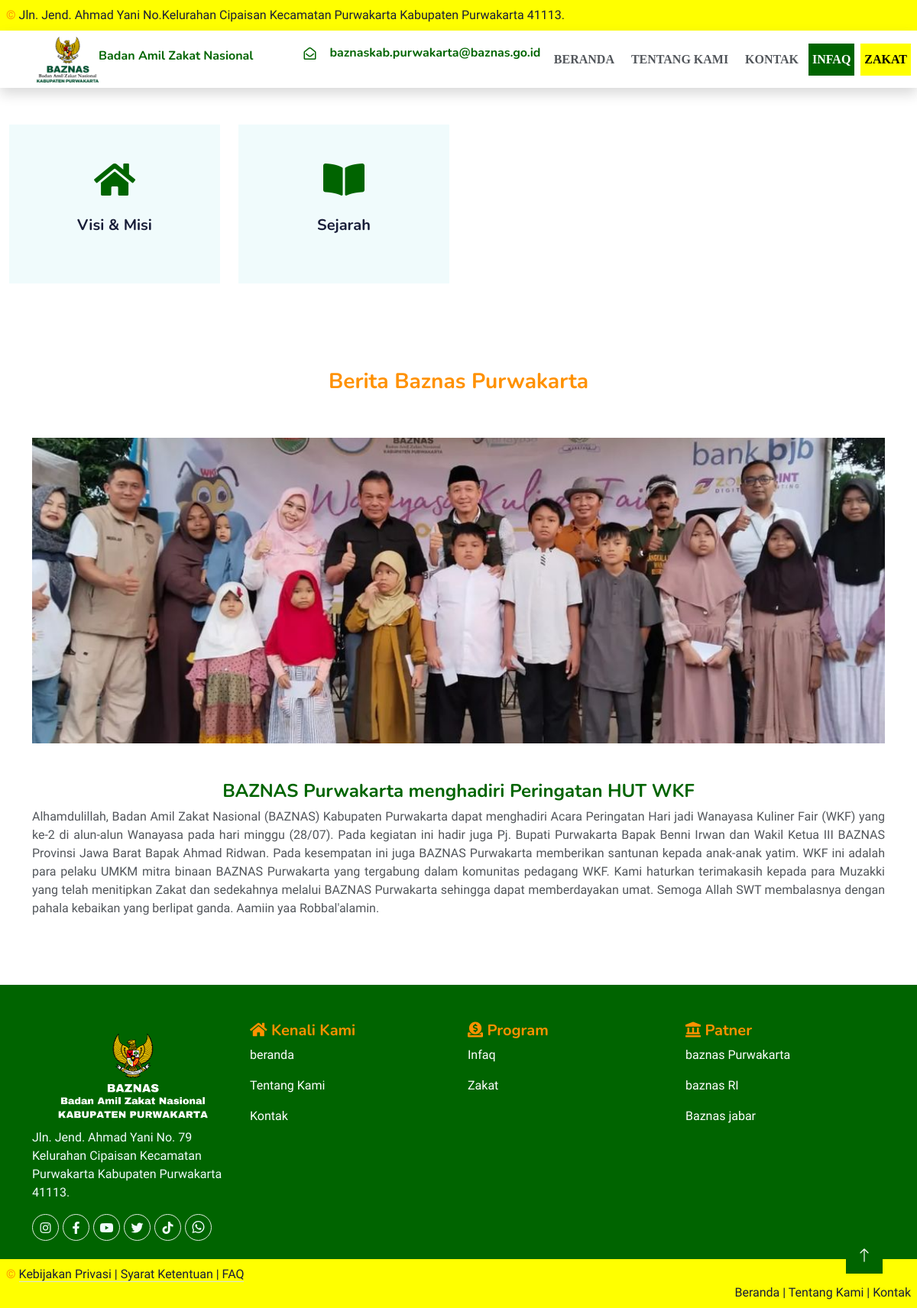
Page /artikel/show/5 on the committed database.
### tables this page shows
CREATE TABLE `berita` (
  `id` int(11) NOT NULL,
  `title` varchar(100) NOT NULL,
  `body` text NOT NULL,
  `image` text NOT NULL,
  `author` varchar(100) NOT NULL,
  `created_at` date NOT NULL DEFAULT current_timestamp(),
  `updated_at` date NOT NULL DEFAULT current_timestamp()
);

### application/controllers/Artikel.php (called while the page is built)
<?php
class Artikel extends CI_Controller
{
    public function show($id)
    {
        $data = [
            "page" => "berita",
            "articel" => $this->db->get_where('berita', ["id" => $id])->row_object()
        ];
        $this->load->view('artikel', $data);
    }
}

### index.php (called while the page is built, shortened)
<?php
require_once BASEPATH.'core/CodeIgniter.php';

### application/views/artikel.php (the view, shortened to what this page needs)
<!DOCTYPE html>
<html lang="en">
<head>
    <link rel="stylesheet" href="https://cdnjs.cloudflare.com/ajax/libs/font-awesome/6.0.0-beta3/css/all.min.css">
    <link href="https://cdnjs.cloudflare.com/ajax/libs/font-awesome/5.10.0/css/all.min.css" rel="stylesheet">
    <link href="https://cdn.jsdelivr.net/npm/bootstrap-icons@1.4.1/font/bootstrap-icons.css" rel="stylesheet">
    <link href="<?php echo base_url('assets') ?>/lib/animate/animate.min.css" rel="stylesheet">
    <link href="<?php echo base_url('assets') ?>/lib/owlcarousel/assets/owl.carousel.min.css" rel="stylesheet">
    <link href="<?php echo base_url('assets') ?>/css/bootstrap.min.css" rel="stylesheet">
    <link href="<?php echo base_url('assets') ?>/css/style.css" rel="stylesheet">
</head>
<body>
    <div class="bg-warning p-2">
        <div class="copyright text-center">
            <div class="col-md-10 text-center text-md-start text-warning mb-3 mb-md-0">
                &copy; <a class=" text-dark" href="kontak">Jln. Jend. Ahmad Yani No.Kelurahan Cipaisan Kecamatan Purwakarta Kabupaten Purwakarta 41113.</a>
            </div>
        </div>
    </div>
    <nav class="navbar navbar-expand-lg bg-white navbar-light shadow sticky-top p-0">
        <a href="beranda" class="navbar-brand d-flex align-items-center px-4 px-lg-5">
            <h2 class="m-0 text-success">
                <img src="<?php echo base_url('assets') ?>/img/logobadnas.png" alt="" height="60px">
                <h6 class="text-success">Badan Amil Zakat Nasional</h6>
            </h2>
        </a>
        <div class="d-flex align-items-center mb-3">
            <div class="d-flex align-items-center justify-content-center flex-shrink-0" style="width: 20px; height: 20px;">
                <i class="far fa-envelope-open text-success"></i>
            </div>
            <div class="ms-3">
                <h6 class="text-success">baznaskab.purwakarta@baznas.go.id</h6>
            </div>
        </div>
        <div class="collapse navbar-collapse " id="navbarCollapse">
            <div class="navbar-nav ms-auto p-0 p-lg-2">
                <button type="button" class="btn btn-black  py-2 px-1" onclick="location.href='<?php echo base_url('beranda') ?>'">BERANDA</button>
                <button type="button" class="btn btn-black  py-2 px-2" onclick="location.href='<?php echo base_url('tentang_kami') ?>'">TENTANG KAMI</button>
                <button type="button" class="btn btn-black  py-2 px-1" onclick="location.href='<?php echo base_url('kontak') ?>'">KONTAK</button>
                <button type="button" class="btn btn-success py-2 px-1" onclick="location.href='<?php echo base_url('infaq') ?>'">INFAQ</button>
                <button type="button" class="btn btn-warning py-2 px-1" onclick="location.href='<?php echo base_url('zakat') ?>'">ZAKAT</button>
            </div>
        </div>
    </nav>
    <div class="container-xxl py-5">
        <div class="row g-4">
            <div class="col-lg-3 col-sm-6 wow fadeInUp" data-wow-delay="0.5s">
                <div class="service-item text-center pt-3">
                    <div class="p-4">
                        <a href="<?php echo base_url('visimisi') ?>" class="nav-item nav-link">
                            <i class="fa fa-3x fa-home text-success mb-4"></i>
                            <h5 class="mb-3">Visi & Misi</h5>
                    </div>
                </div>
            </div>
            <div class="col-lg-3 col-sm-6 wow fadeInUp" data-wow-delay="0.5s">
                <div class="service-item text-center pt-3">
                    <div class="p-4">
                        <a href="<?php echo base_url('sejarah') ?>" class="nav-item nav-link">
                            <i class="fa fa-3x fa-book-open text-success mb-4"></i>
                            <h5 class="mb-3">Sejarah</h5>
                    </div>
                </div>
            </div>
        </div>
    </div>
    <div class="container-xxl py-5">
        <div class="container">
            <div class="row g-5">
                <h3 class="text-warning text-center text-bold px-3">Berita Baznas Purwakarta</h3>
                <div class="" data-wow-delay="0.1s" style="min-height: 400px;">
                    <div class="position-relative h-100">
                        <img class="img-fluid position-absolute w-100 h-100" src="<?php echo base_url('assets/upload/berita/')  . $articel->image ?>" alt="" style="object-fit: cover;">
                    </div>
                </div>
                <div class="" data-wow-delay="0.3s">
                    <h4 class="text-justify text-bold text-success text-center"><?= $articel->title ?></h4>
                    <p style="text-align: justify;">
                        <?= $articel->body ?>
                    </p>
                </div>
            </div>
        </div>
    </div>
    <div class="container-fluid bg-success text-light footer pt-4 mt-4 wow fadeIn" data-wow-delay="0.1s">
        <div class="container py-4">
            <div class="row g-4">
                <div class="col-lg-3 col-md-6">
                    <h2 class="m-0 text-primary">
                        <img src="<?php echo base_url('assets') ?>/img/logof.png" alt="" height="140px">
                    </h2>
                    <p>Jln. Jend. Ahmad Yani No. 79
                        Kelurahan Cipaisan
                        Kecamatan Purwakarta
                        Kabupaten Purwakarta 41113.</p>
                    <div class="d-flex ">
                        <a class="btn btn-outline-light btn-social" href="https://www.instagram.com/baznas.purwakarta/" target="_blank"><i class="fab fa-instagram"></i></a>
                        <a class="btn btn-outline-light btn-social" href="https://web.facebook.com/baznaskabpurwakarta" target="_blank"><i class="fab fa-facebook-f"></i></a>
                        <a class="btn btn-outline-light btn-social" href="https://www.youtube.com/results?sp=mAEB&search_query=baznas+purwakarta" target="_blank"><i class="fab fa-youtube"></i></a>
                        <a class="btn btn-outline-light btn-social" href="https://x.com/baznaspwk" target="_blank"><i class="fab fa-twitter"></i></a>
                        <a class="btn btn-outline-light btn-social" href="https://www.tiktok.com/@baznas.purwakarta" target="_blank"><i class="fab fa-tiktok"></i></a>
                        <a class="btn btn-outline-light btn-social" href="https://api.whatsapp.com/send?phone=6287834714671&text=Assalamu%27alaikum%20Baznas%20Purwakarta..%0D%0Asaya%20mau%20dijemput%20zakatnya%20di%20alamat%20..." target="_blank"" target=" _blank"><i class="bi bi-whatsapp"></i></a>
                    </div>
                </div>
                <div class="col-lg-3 col-md-6">
                    <h5 class="text-warning">
                        <i class="fas fa-home text-warning">
                        </i>
                        Kenali Kami
                    </h5>
                    <a href="beranda">
                        <p class="text-white">beranda</p>
                    </a>
                    <a href="tentang_kami">
                        <p class="text-white">Tentang Kami</p>
                    </a>
                    <a href="kontak">
                        <p class="text-white">Kontak</p>
                    </a>
                </div>
                <div class="col-lg-3 col-md-6">
                    <h5 class="text-warning">
                        <i class="fas fa-donate text-warning">
                        </i>
                        Program
                    </h5>
                    <a href="infaq">
                        <p class="text-white">Infaq</p>
                    </a>
                    <a href="zakat">
                        <p class="text-white">Zakat</p>
                    </a>
                </div>
                <div class="col-lg-3 col-md-6">
                    <h5 class="text-warning">
                        <i class="fas fa-landmark text-warning">
                        </i>
                        Patner
                    </h5>
                    <a class="" href="https://purwakartakab.go.id/" target="_blank">
                        <p class="text-white">baznas Purwakarta</p>
                    </a>
                    <a class="" href="https://baznas.go.id/" target="_blank">
                        <p class="text-white">baznas RI</p>
                    </a>
                    <a class="" href="https://www.baznasjabar.org/" target="_blank">
                        <p class="text-white">Baznas jabar </p>
                    </a>
                </div>
            </div>
        </div>
    </div>
    <div class="bg-warning p-2">
        <div class="copyright">
            <div class="col-md-10 text-center text-md-start text-warning mb-3 mb-md-0">
                &copy; <a class="border-bottom text-dark" href="kontak">Kebijakan Privasi | Syarat Ketentuan | FAQ</a>
            </div>
            <div class="row">
                <div class="col-md-3text-center text-md-end">
                    <div class="footer-menu text-dark ">
                        <a class="text-dark" href="<?php echo base_url('beranda') ?>">Beranda |</a>
                        <a class="text-dark" href="<?php echo base_url('tentang_kami') ?>">Tentang Kami |</a>
                        <a class="text-dark" href="<?php echo base_url('Kontak') ?>">Kontak</a>
                    </div>
                </div>
            </div>
        </div>
    </div>
    <a href="#" class="btn btn-lg btn-success btn-lg-square back-to-top"><i class="bi bi-arrow-up"></i></a>
</body>
</html>

### assets/css/style.css (style rules this page uses)
:root { --primary: #428a2fca; --light: #f0fbfc; --dark: #151a14; }
.back-to-top { position: fixed; display: none; right: 45px; bottom: 45px; z-index: 99; }
.btn { font-family: "Times New Roman", Times, serif; font-weight: 600; transition: 0.5s; }
.btn-lg-square { width: 48px; height: 48px; }
.btn-square, .btn-sm-square, .btn-lg-square { padding: 0; display: flex; align-items: center; justify-content: center; font-weight: normal; border-radius: 0px; }
.navbar-light .navbar-brand, .navbar-light a.btn { height: 75px; }
.navbar-light.sticky-top { top: -100px; transition: 0.5s; }
.service-item { background: var(--light); transition: 0.5s; }
.service-item * { transition: 0.5s; }
.footer .btn.btn-social { margin-right: 5px; width: 35px; height: 35px; display: flex; align-items: center; justify-content: center; color: var(--light); font-weight: normal; border: 1px solid hsla(0, 0%, 100%, 0.87); border-radius: 35px; transition: 0.3s; }

### rows in the picture
berita: image (picture), title "BAZNAS Purwakarta menghadiri Peringatan HUT WKF", body "Alhamdulillah, Badan Amil Zakat Nasional (BAZNAS) Kabupaten Purwakarta dapat menghadiri Acara Peringatan Hari jadi Wanayasa Kuliner Fair (WKF) yang ke-2 di alun-alun Wanayasa pada hari minggu (28/07). Pada kegiatan ini hadir juga Pj. Bupati Purwakarta Bapak Benni Irwan dan Wakil Ketua III BAZNAS Provinsi Jawa Barat Bapak Ahmad Ridwan. Pada kesempatan ini juga BAZNAS Purwakarta memberikan santunan kepada anak-anak yatim. WKF ini adalah para pelaku UMKM mitra binaan BAZNAS Purwakarta yang tergabung dalam komunitas pedagang WKF. Kami haturkan terimakasih kepada para Muzakki yang telah menitipkan Zakat dan sedekahnya melalui BAZNAS Purwakarta sehingga dapat memberdayakan umat. Semoga Allah SWT…"
